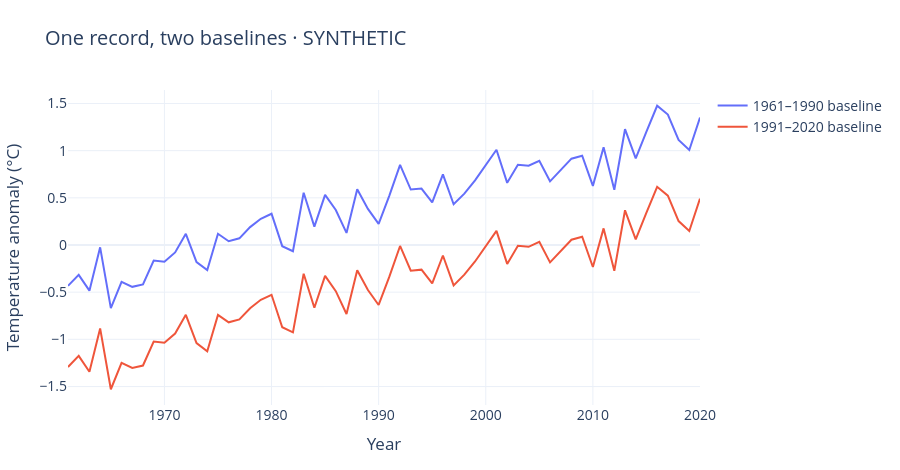

Notebook code for this chart:
### Markdown cell above
## Compare reference periods

### Code cell
df = monthly_demo()
df["a_old"] = anomalies(df, "t", (1961, 1990))
df["a_new"] = anomalies(df, "t", (1991, 2020))
annual = df.groupby("year")[["a_old", "a_new"]].mean()
fig = go.Figure()
for col, label in [("a_old", "1961–1990 baseline"), ("a_new", "1991–2020 baseline")]:
    fig.add_scatter(x=annual.index, y=annual[col], mode="lines", name=label)
fig.update_layout(title="One record, two baselines · SYNTHETIC", xaxis_title="Year", yaxis_title="Temperature anomaly (°C)")
show(fig)
assert np.isclose(df.loc[df.year.between(1991, 2020), "a_new"].mean(), 0)
